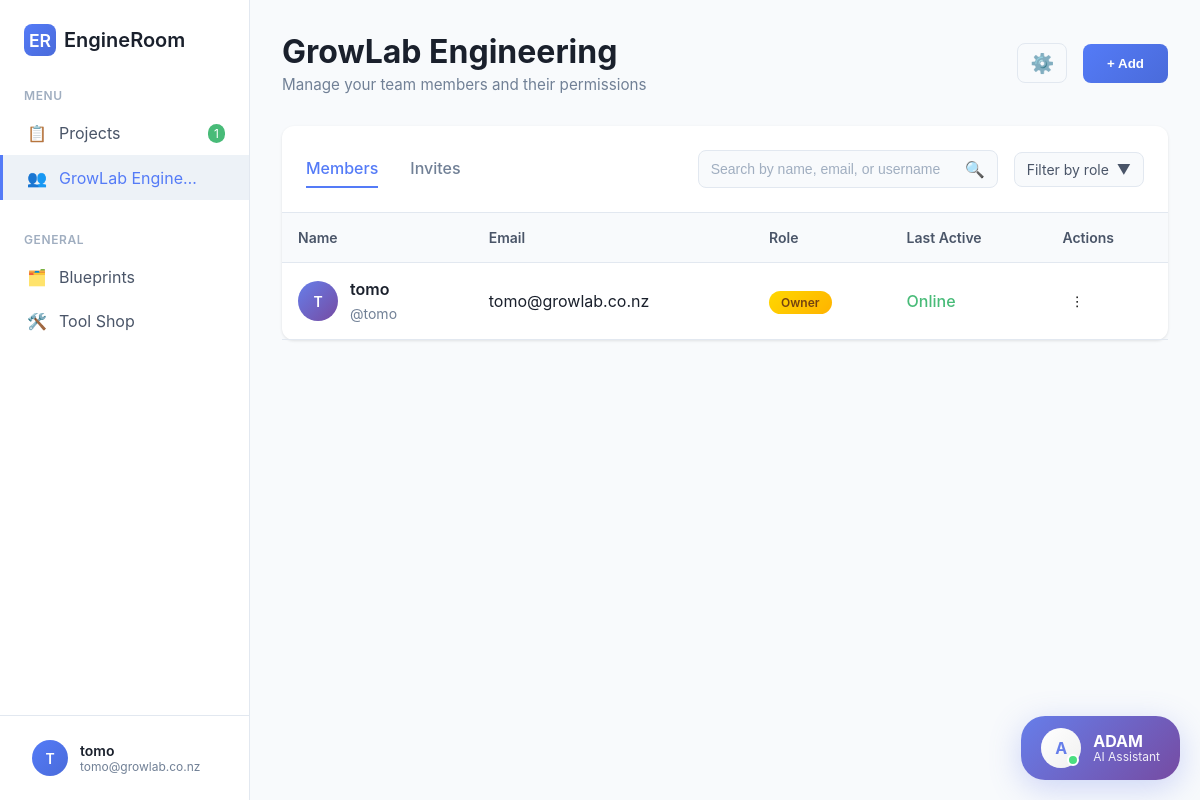
/team (signed in), run on the app's committed database.
### tables this page shows
CREATE TABLE users (
                        id INTEGER PRIMARY KEY AUTOINCREMENT,
                        username TEXT UNIQUE NOT NULL,
                        password_hash TEXT NOT NULL,
                        email TEXT,
                        created_at DATETIME DEFAULT CURRENT_TIMESTAMP,
                        last_login DATETIME
                    , role TEXT DEFAULT "member");

CREATE TABLE teams (
                        id INTEGER PRIMARY KEY AUTOINCREMENT,
                        name TEXT NOT NULL,
                        description TEXT,
                        size_range TEXT,
                        owner_user_id INTEGER NOT NULL,
                        created_at DATETIME DEFAULT CURRENT_TIMESTAMP,
                        updated_at DATETIME DEFAULT CURRENT_TIMESTAMP,
                        FOREIGN KEY (owner_user_id) REFERENCES users (id) ON DELETE CASCADE
                    );

### routes/team_routes.py (the view)
    def handle_team(self):
        try:
            user_info = session.get('user')
            if not user_info:
                return redirect(url_for('login'))
            app_logger.info("Team page requested")
            user_profile = self.get_user_profile(user_info['id'])
            if user_profile:
                user_info.update(user_profile)
            try:
                with self.db_manager.db.get_cursor() as cursor:
                    cursor.execute('SELECT account_type FROM user_profiles WHERE user_id = ?', (user_info['id'],))
                    account_result = cursor.fetchone()
                    if account_result and account_result[0] == 'individual':
                        return redirect(url_for('dashboard'))
            except Exception as e:
                app_logger.error(f"Failed to check account type: {e}")
            team_name = None
            try:
                with self.db_manager.db.get_cursor() as cursor:
                    cursor.execute("""
                        SELECT t.name
                        FROM teams t
                        WHERE t.owner_user_id = ?
                        ORDER BY t.created_at DESC
                        LIMIT 1
                    """, (user_info['id'],))
                    team_result = cursor.fetchone()
                    if team_result:
                        team_name = team_result[0]
            except Exception as e:
                app_logger.error(f"Failed to get team name: {e}")
                team_name = None
            if 'role' not in user_info or not user_info['role']:
                user_info['role'] = 'admin'  # For testing, make first user admin
            team_members = self.get_team_members(user_info['id'])
            team_invitations = self.get_team_invitations(user_info['id'])
            return render_template('team.html', user=user_info, team_members=team_members, team_invitations=team_invitations, team_name=team_name)
        except Exception as e:
            app_logger.error("Failed to render team page", e)
            return "Team error", 500

### database.py (called while the page is built, shortened)
    def get_connection(self):
        return self._local.connection

    @contextmanager
    def get_cursor(self):
        conn = self.get_connection()
        cursor = conn.cursor()
        try:
            yield cursor
            conn.commit()
        except Exception as e:
            conn.rollback()
            app_logger.error(f"Database operation failed: {e}")
            raise DatabaseError(f"Database operation failed: {e}")
        finally:
            cursor.close()

### routes/team_routes.py (called while the page is built, shortened)
    def get_team_invitations(self, user_id: int) -> list:
        try:
            with self.db_manager.db.get_cursor() as cursor:
                cursor.execute('''
                    SELECT id, email, status, created_at, invitation_token
                    FROM team_invitations
                    WHERE invited_by_user_id = ?
                    ORDER BY created_at DESC
                ''', (user_id,))
                invitations = cursor.fetchall()
                team_invitations = []
                return team_invitations
        except Exception as e:
            app_logger.error(f"Failed to get team invitations: {e}")
            return []

### utils/logger.py (called while the page is built)
    def format(self, record):
        if hasattr(record, 'levelname'):
            color = self.COLORS.get(record.levelname, self.COLORS['RESET'])
            record.levelname = f"{color}{record.levelname}{self.COLORS['RESET']}"
        if hasattr(record, 'module'):
            record.module_context = f"[{record.module}]"
        else:
            record.module_context = ""
        return super().format(record)

    def info(self, message: str, context: Optional[Dict[str, Any]] = None):
        self._log('INFO', message, context)

    def _log(self, level: str, message: str, context: Optional[Dict[str, Any]] = None):
        extra = {}
        if context:
            extra['context'] = context
            message = f"{message} | Context: {context}"
        getattr(self.logger, level.lower())(message, extra=extra)

### templates/team.html (shortened to what this page needs)
<!DOCTYPE html>
<html lang="en">
<head>
    <link rel="stylesheet" href="{{ url_for('static', filename='css/adam-chat-widget.css') }}">
</head>
<body>
    <div class="sidebar">
        <div class="logo">
            <div class="logo-icon">ER</div>
            <span class="logo-text">EngineRoom</span>
        </div>
        <div class="menu-section">
            <div class="menu-title">Menu</div>
            <a href="/dashboard" class="menu-item">
                <div class="icon">📋</div>
                Projects
                <div class="badge" id="projectCounter">0</div>
            </a>
            <a href="/team" class="menu-item active" id="teamMenuItem">
                <div class="icon">👥</div>
                <div class="team-name-wrapper">
                    <span id="teamMenuText">Team</span>
                </div>
            </a>
        </div>
        <div class="menu-section">
            <div class="menu-title">General</div>
            <a href="/blueprints" class="menu-item">
                <div class="icon">🗂️</div>
                Blueprints
            </a>
            <a href="/toolshop" class="menu-item">
                <div class="icon">🛠️</div>
                Tool Shop
            </a>
        </div>
        <div class="user-profile">
            <div class="user-dropdown-toggle" id="userProfileDropdownToggle">
                    <div class="user-avatar">
                        {% if user.profile_picture %}
                            <img src="{{ user.profile_picture }}" alt="Profile Picture" style="width: 100%; height: 100%; object-fit: cover; border-radius: 50%;">
                        {% else %}
                            {{ user.username[0].upper() if user else 'U' }}
                        {% endif %}
                    </div>
                    <div class="user-info">
                        <div class="user-name">{{ team_members[0].first_name if team_members and team_members[0].first_name else (user.username if user else 'Guest') }}</div>
                        <div class="user-email">{{ team_members[0].email if team_members and team_members[0].email else 'user@engineroom.com' }}</div>
                    </div>
                </div>
        </div>
    </div>
    <div class="main-content">
        <div class="header">
            <div class="header-left">
                <h1 id="teamPageTitle">{{ team_name or 'Your Team' }}</h1>
                <p>Manage your team members and their permissions</p>
            </div>
            <div class="header-actions">
                {% if user.role == 'owner' or user.role == 'admin' %}
                <button class="btn btn-settings" onclick="openTeamSettingsModal()" title="Team Settings">
                    ⚙️
                </button>
                {% endif %}
                <button class="btn btn-primary" onclick="addMember()">
                    + Add
                </button>
            </div>
        </div>
        <div class="team-container">
            <div class="team-header">
                <div class="team-tabs">
                    <div class="team-tab active" onclick="switchTab('members')">Members</div>
                    <div class="team-tab" onclick="switchTab('invites')">Invites</div>
                </div>
                <div class="team-actions">
                    <div class="search-box">
                        <input type="text" placeholder="Search by name, email, or username" id="memberSearch">
                        <span>🔍</span>
                    </div>
                    <div class="filter-dropdown">
                        <span>Filter by role</span>
                        <span>▼</span>
                    </div>
                </div>
            </div>
            <div id="membersTable" class="table-container">
                <table class="members-table">
                    <thead>
                        <tr>
                            <th>Name</th>
                            <th>Email</th>
                            <th>Role</th>
                            <th>Last Active</th>
                            <th>Actions</th>
                        </tr>
                    </thead>
                    <tbody id="membersTableBody">
                        {% if team_members %}
                            {% for member in team_members %}
                            <tr data-member-id="{{ member.id }}">
                                <td>
                                    <div class="member-profile">
                                        <div class="member-avatar">
                            {% if member.profile_picture %}
                                <img src="{{ url_for('static', filename='uploads/profile_pictures/' + member.profile_picture.split('/')[-1]) }}" alt="Profile Picture" style="width: 100%; height: 100%; object-fit: cover; border-radius: 50%;">
                            {% else %}
                                {{ member.first_name[0].upper() if member.first_name else member.username[0].upper() }}
                            {% endif %}
                        </div>
                                        <div class="member-info">
                                            <h4>{{ member.first_name + ' ' + (member.last_name or '') if member.first_name else member.username }}</h4>
                                            <span>@{{ member.username }}</span>
                                        </div>
                                    </div>
                                </td>
                                <td>{{ member.email or 'No email provided' }}</td>
                                <td><span class="role-badge role-{{ member.role or 'member' }}">{{ (member.role or 'member').title() }}</span></td>
                                <td>
                                    <span class="status-{{ 'online' if member.is_online else 'offline' }}">
                                        {{ 'Online' if member.is_online else 'Offline' }}
                                    </span>
                                </td>
                                <td>
                                    <div class="actions-menu">
                                        <button class="actions-button" onclick="toggleActionsMenu(this)">
                                            <span>⋮</span>
                                        </button>
                                    </div>
                                </td>
                            </tr>
                            {% endfor %}
                        {% else %}
                            <tr>
                                <td colspan="5" style="text-align: center; padding: 40px; color: #718096;">
                                    No team members found. Add members to get started.
                                </td>
                            </tr>
                        {% endif %}
                    </tbody>
                </table>
            </div>
        </div>
    </div>
</body>
</html>

### data on the page
users: username "T", username "tomo", email "tomo@growlab.co.nz", role "Owner", is_online "Online"
teams: name "GrowLab Engineering"
